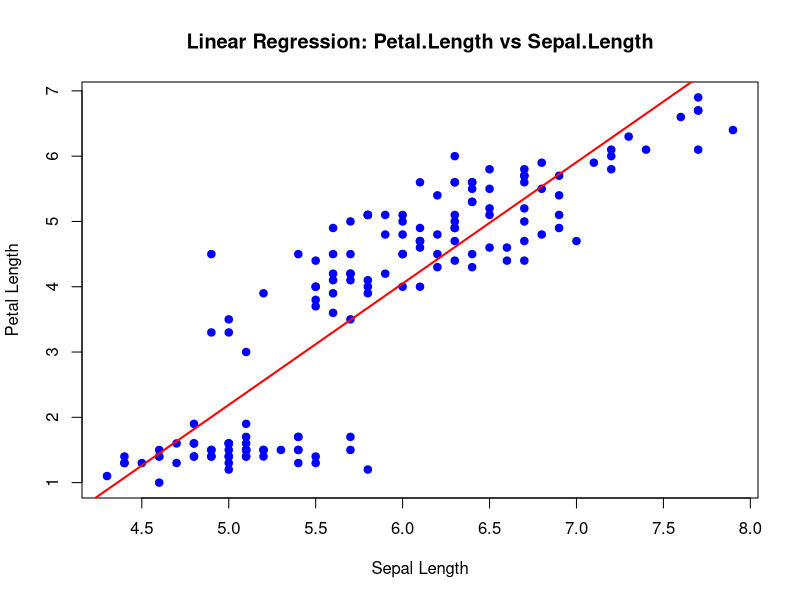

Write R code to recreate this figure.
## ---- chunk 1
setwd("C:/Users/warms/OneDrive/Desktop/MSDTI/Data_Mining/")

# Load iris dataset
data(iris)

# Build linear model
model <- lm(Petal.Length ~ Sepal.Length, data = iris)

# Model summary
summary(model)

# Plot with regression line
plot(iris$Sepal.Length, iris$Petal.Length,
     main = "Linear Regression: Petal.Length vs Sepal.Length",
     xlab = "Sepal Length", ylab = "Petal Length", pch = 19, col = "blue")
abline(model, col = "red", lwd = 2)

